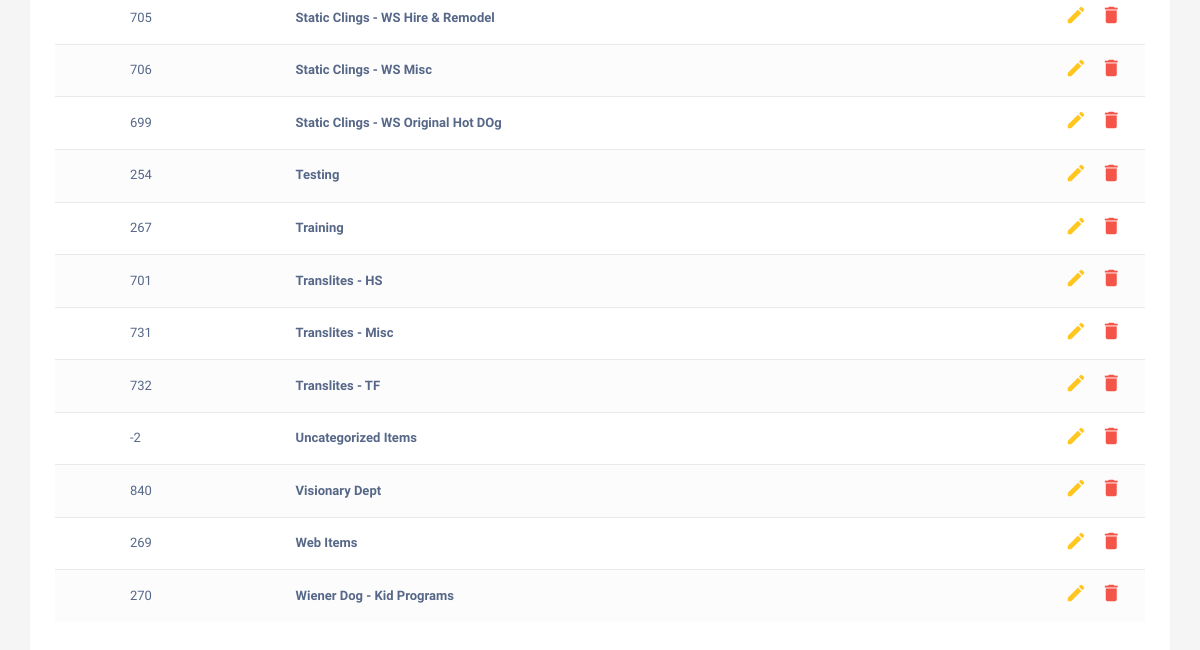
The app's page / (lower part), older data.
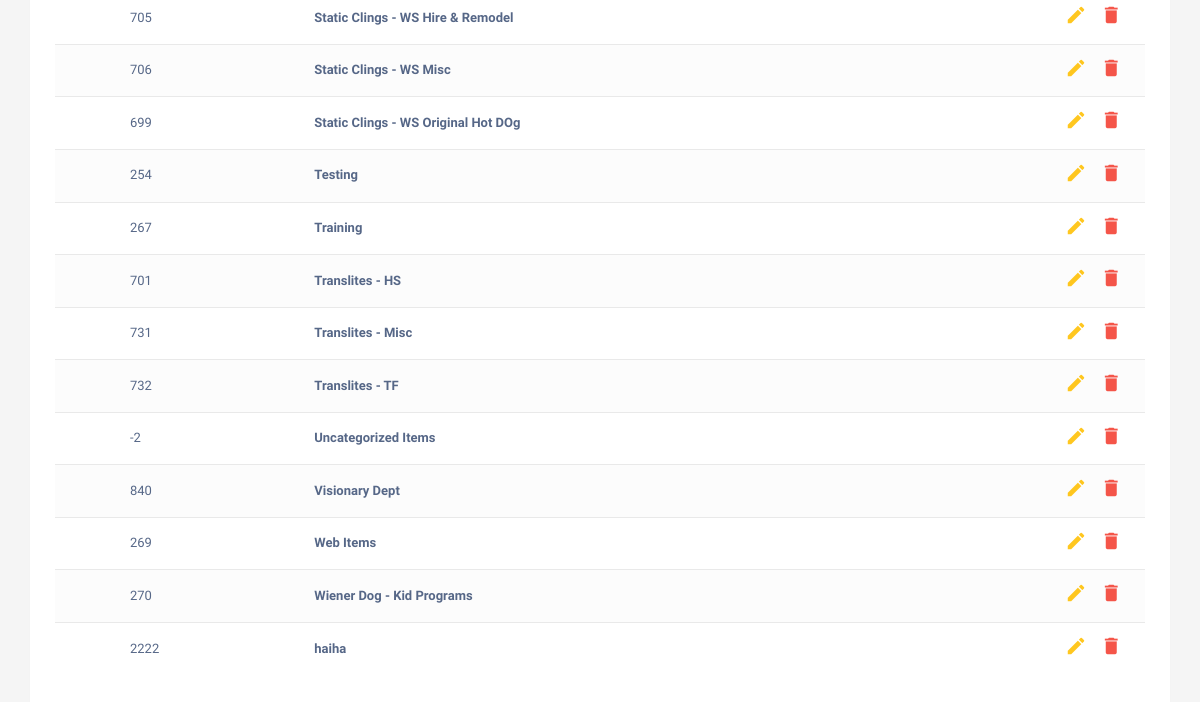
The same page, newer data.
### category_app/models.py (models this page shows)
class TblCategory(models.Model):
    category_id = models.AutoField(primary_key=True, blank=True, null=False)
    category_name = models.CharField(max_length=2000)
    class Meta:
        managed = False
        db_table = 'tblCategories'

### category_app/views.py (the view)
# urls.py: url(r'^$', views.CategoriesView.as_view())
class CategoriesView(TemplateView):
    http_method_names = ['get', 'post', 'put', 'delete']
    template_name = 'category_app/index.html'
    def get(self, request, *args, **kwargs):
        categories = TblCategory.objects.filter(category_name__contains='').order_by('category_name')
        return render(request, self.template_name, {'categories': categories})
    def post(self, request, *args, **kwargs):
        new_category = TblCategory(int(request.POST['category_id']), request.POST['category_name'])
        new_category.save()
        return self.get(request, self.template_name)
    def delete(self, request, *args, **kwargs):
        params = QueryDict(request.body)
        category_id = int(params.get('category_id'))
        category_name = params.get('category_name')
        selected_category = TblCategory.objects.get(category_id=category_id)
        selected_category.delete()
        categories = TblCategory.objects.filter(category_name__contains='').order_by('category_name')
        return render(request, self.template_name, {'categories': categories})
    def put(self, request, *args, **kwargs):
        params = QueryDict(request.body)
        category_id = params.get('category_id')
        category_name = params.get('category_name')
        selected_category = TblCategory.objects.get(category_id=category_id)
        selected_category.category_name = category_name
        return self.get(request, self.template_name)

### templates/category_app/index.html (shortened to what this page needs)
<!DOCTYPE html>
{% extends "base.html"%}
{% block body_block %}
<div class="container">
	<div class="table-wrapper">
            <table class="table table-striped table-hover">
                <tbody>
					{% for category in categories %}
						<tr>
						<td>
						</td>
                        <td> {{category.category_id}}</td>
                        <td> <a href="/products?category_id={{category.category_id}}">{{category.category_name}}</a></td>
                        <td>
                        	<a id="aEditCategoryModal"
                            	onclick="pressaEditCategoryModal({
                            		category_id: '{{category.category_id}}',
	                            	category_name: '{{category.category_name}}'});"
                            	class="edit">
                            	<i class="material-icons" data-toggle="tooltip" title="Edit">&#xE254;</i>
                            </a>
                            <a href="#deleteCategoryModal"
							   onclick="getSelectedCategory('{{category.category_id}}', '{{category.category_name}}')"
							   class="delete" data-toggle="modal">
								<i class="material-icons" data-toggle="tooltip" title="Delete">&#xE872;</i>
							</a>
                        </td>
                    </tr>
					{% endfor %}
                </tbody>
            </table>
        </div>
</div>
{% endblock %}

Row changes from the older to the newer data that the page shows:
added TblCategory: category_id "2222", category_name "haiha"
